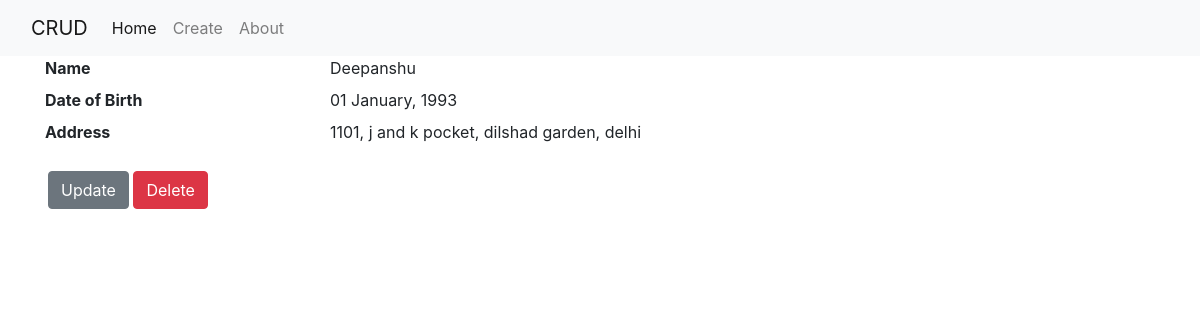
/1/, run on the app's committed database.
### myapp/models.py (models this page shows, shortened)
class Person(models.Model):
    name = models.CharField(max_length=100)
    date_of_birth = models.DateTimeField('dob (YYYY-MM-DD)')
    address = models.CharField(max_length=500)

### myapp/views.py (the view)
# urls.py: path('<int:pk>/', PersonDetailView.as_view(), name='detail'),
class PersonDetailView(DetailView):
    model = Person

### myapp/templates/myapp/person_detail.html
{% extends "myapp/base.html"%}
{% block content%}
    <div>
        <dl class="row">
            <dt class="col-sm-3">Name</dt>
            <dd class="col-sm-9">{{person.name|capfirst}}</dd>
            <dt class="col-sm-3">Date of Birth</dt>
            <dd class="col-sm-9">{{person.date_of_birth |date:'d F, Y'}}</dd>
            <dt class="col-sm-3">Address</dt>
            <dd class="col-sm-9">{{person.address}}</dd>
        </dl>
    </div>
    <div id="update">
        <a class="btn btn-secondary" href="{% url 'update' object.id %}">Update</a>
        <a class="btn btn-danger" href="{% url 'delete' object.id%}">Delete</a>
    </div>
{% endblock content%}

### myapp/static/myapp/main.css (style rules this page uses)
#update { padding: 3px; }

### data on the page
Person: name "Deepanshu", date_of_birth "01 January, 1993", address "1101, j and k pocket, dilshad garden, delhi"
